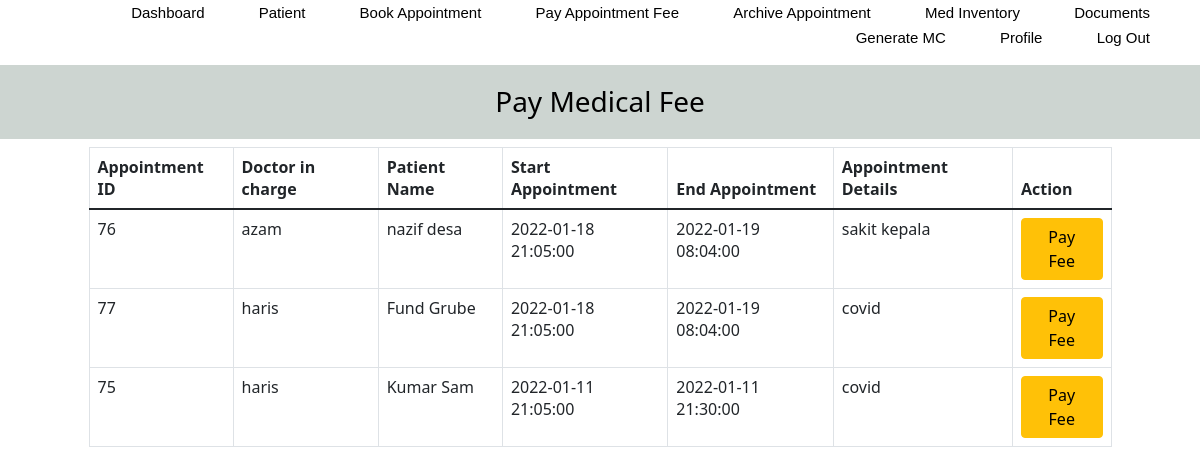
The page /Clinic/app_updated.php on the database its author committed.
### tables this page shows
CREATE TABLE `appointment` (
  `APP_ID` int(11) NOT NULL,
  `EMP_ID` int(11) NOT NULL,
  `PAT_ID` int(11) NOT NULL,
  `START_TIME` timestamp NOT NULL DEFAULT current_timestamp(),
  `END_TIME` timestamp NULL DEFAULT current_timestamp(),
  `APP_MED` varchar(1000) NOT NULL,
  `APP_DETAIL` varchar(1000) DEFAULT NULL,
  `TOTAL_COST` float DEFAULT NULL,
  `AMOUNT_PAID` float DEFAULT NULL
);

CREATE TABLE `employee` (
  `EMP_ID` int(11) NOT NULL,
  `EMP_FULLNAME` varchar(200) NOT NULL,
  `EMP_USERNAME` varchar(200) NOT NULL,
  `EMP_PASSWORD` varchar(200) NOT NULL,
  `EMP_PHONE` int(200) NOT NULL,
  `EMP_EMAIL` varchar(200) NOT NULL,
  `EMP_POS` varchar(10) NOT NULL
);

CREATE TABLE `patient` (
  `PAT_ID` int(11) NOT NULL,
  `PAT_NAME` varchar(200) NOT NULL,
  `PAT_PHONE` int(200) NOT NULL,
  `PAT_EMAIL` varchar(200) NOT NULL,
  `PAT_ADDRESS` varchar(200) NOT NULL
);

### Clinic/app_updated.php (the view, shortened to what this page needs)
<?php
   include('connect.php');
?>
<html>
   <head>
      <link rel="stylesheet" href="style.css">
      <?php include('header.php'); ?>
   </head>
   <body id="body">
      <h3 id="myHeader">Pay Medical Fee</h3>
      <div class="container">
        <div class="col-md-12 d-flex justify-content-center">
          <div class="col-md-11">
             <table  id = "table" class = "table table-bordered">
               <thead>
                 <tr>
                   <th>Appointment ID</th>
                   <th>Doctor in charge</th>
                   <th>Patient Name</th>
                   <th>Start Appointment</th>
                   <th>End Appointment</th>
                   <th>Appointment Details</th>
                   <th>Action</th>
                 </tr>
               </thead>
               <tbody>  <?php
                       $sql = "  SELECT * FROM appointment NATURAL JOIN employee NATURAL JOIN patient WHERE APP_DETAIL is NOT NULL AND TOTAL_COST IS NULL ORDER BY END_TIME DESC";
                       $result = mysqli_query($conn,$sql);
                       while ($fetch = $result->fetch_array()){
                  ?>
                <tr>
                  <td><?php echo $fetch["APP_ID"];?></td>
                  <td><?php echo $fetch["EMP_FULLNAME"];?></td>
                  <td><?php echo $fetch["PAT_NAME"];?></td>
                  <td><?php echo $fetch["START_TIME"];?></td>
                  <td><?php echo $fetch["END_TIME"];?></td>
                  <td><?php echo $fetch["APP_DETAIL"];?></td>
                  <td><center><a name = 'payment_btn' class = "btn btn-warning"  href="payment.php?APP_ID=<?php echo $fetch['APP_ID'];?>"><i class = "glyphicon glyphicon-edit"></i>Pay Fee</a></center></td>
                </tr>
              <?php }
              ?>
             </table>
          </div>
        </div>
      </div>
   </body>
</html>

### Clinic/style.css (style rules this page uses)
* { margin: 0; padding: 0; box-sizing: border-box; }
a { text-decoration: none; color: palevioletred; font-size: 10px; }

### Clinic/app_updated.php (style rules this page uses)
body { background-color: #969A97; }

### Clinic/Header.php (style rules this page uses)
#myHeader { background-color: #CDD5D1; color: black; padding: 20px; text-align: center; }

### rows shown on the page
appointment: APP_ID "76", EMP_ID.EMP_FULLNAME "azam", PAT_ID.PAT_NAME "nazif desa", START_TIME "2022-01-18 21:05:00", END_TIME "2022-01-19 08:04:00", APP_DETAIL "sakit kepala"
appointment: APP_ID "77", EMP_ID.EMP_FULLNAME "haris", PAT_ID.PAT_NAME "Fund Grube", START_TIME "2022-01-18 21:05:00", END_TIME "2022-01-19 08:04:00", APP_DETAIL "covid"
appointment: APP_ID "75", EMP_ID.EMP_FULLNAME "haris", PAT_ID.PAT_NAME "Kumar Sam", START_TIME "2022-01-11 21:05:00", END_TIME "2022-01-11 21:30:00", APP_DETAIL "covid"
